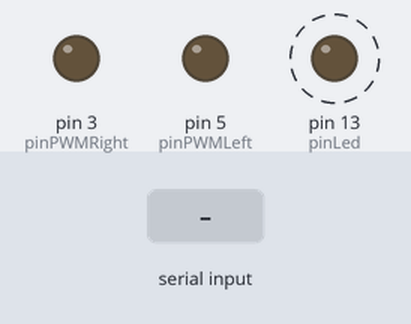
Bench run of a sketch on a simulated Arduino Uno, built with avr-gcc and run on an emulated ATmega328P. On the bench: output pins drawn as LEDs (lit = HIGH). Dashed ring = blinking. The test bench sets the inputs (shaded band).

Above: at 5.2 s.
5.3 s: "l90\n" received over the second serial link
At 6.8 s:
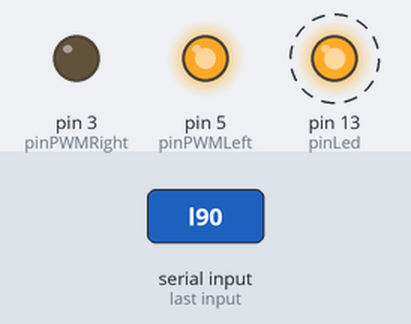
8.3 s: "r90\n" received over the second serial link
At 10.8 s:
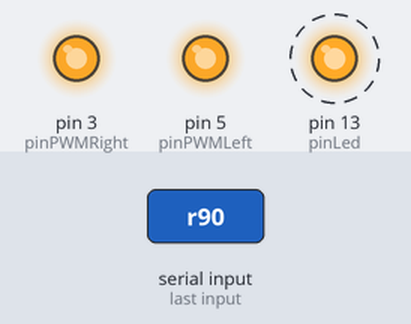
Timing chart, 0 to 17.3 s (numbered marks = the images above; inputs shaded):
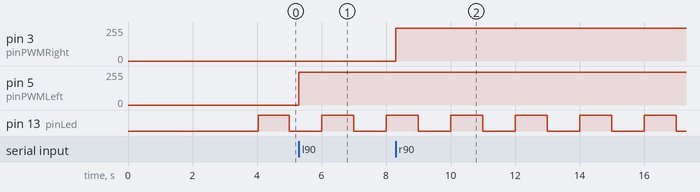

The sketch:

kajiradoubra.ino
```cpp
// (licence header left out)
#include <SoftwareSerial.h>

#define CMDMAXLEN 256

int hexCharToInt(char);
void handleSerialCommand();

const int pinLed = 13;
const int pinPWMLeft = 5;
const int pinPWMRight = 3;
SoftwareSerial BTSerial(10, 11); // (RX, TX)

struct _RepeatMode {
  char cmd[CMDMAXLEN];
  int cmdLen;
  int enabled;
  int pc;
  unsigned long time;
} repeatMode;


void setup() {
  // setup code, run once:
  pinMode(pinPWMLeft, OUTPUT);
  digitalWrite(pinPWMLeft, LOW);
  pinMode(pinPWMRight, OUTPUT);
  digitalWrite(pinPWMRight, LOW);
  repeatMode.enabled = (0==1);
  repeatMode.cmdLen = 0;
  Serial.begin(19200);
  pinMode(pinLed, OUTPUT);
  setupBT();
}

void loop() {
  // main code, run repeatedly:
  if (BTSerial.available()) {
    handleSerialCommand();
  }
  blink();
  if (repeatMode.enabled) {
    runRepeatCmd();
  }
}

void setupBT() {
  BTSerial.begin(9600);
  BTSerial.println("");
  delay(1000);
  while (BTSerial.available()) {
    Serial.write(BTSerial.read());
  }
  BTSerial.print("AT");
  delay(1000);
  while (BTSerial.available()) {
    Serial.write(BTSerial.read());
  }
  Serial.println("");
  BTSerial.print("AT+VERSION");
  delay(1000);
  while (BTSerial.available()) {
    Serial.write(BTSerial.read());
  }
  Serial.println("");
  BTSerial.print("AT+NAMEKajiraDouBra");
  delay(1000);
  while (BTSerial.available()) {
    Serial.write(BTSerial.read());
  }
  Serial.println("");
}

int pinLedStatus = 0;
void blink() {
  unsigned long current_time = millis();
  unsigned long N=2000;
  if (current_time % N < (N/2) && pinLedStatus == 0) {
    digitalWrite(pinLed, HIGH);
    pinLedStatus = 1;
  } else if (current_time % N >= (N/2) && pinLedStatus == 1) {
    digitalWrite(pinLed, LOW);
    pinLedStatus = 0;
  }
}

char serialCommandBuffer[CMDMAXLEN];
int serialCommandBufferLen = 0;
void handleSerialCommand() {
  while (BTSerial.available()) {
    serialCommandBuffer[serialCommandBufferLen]=BTSerial.read();
    serialCommandBufferLen++;
    if (serialCommandBufferLen >= sizeof(serialCommandBuffer)/sizeof(serialCommandBuffer[0])) {
      serialCommandBufferLen = 0;
    }
    serialCommandBuffer[serialCommandBufferLen] = '\0';
    if (serialCommandBufferLen <= 0) {
      continue;
    }
    repeatMode.enabled = (0==1);
    if (serialCommandBuffer[0] == 'l') {
      if (serialCommandBufferLen >= 2) {
        char levelChar = serialCommandBuffer[1];
	int level = hexCharToInt(levelChar);
        analogWrite(pinPWMLeft, (level*255)/63);
        serialCommandBufferLen = 0;
        serialCommandBuffer[serialCommandBufferLen] = '\0';
      }
    } else if (serialCommandBuffer[0] == 'r') {
      if (serialCommandBufferLen >= 2) {
        char levelChar = serialCommandBuffer[1];
	int level = hexCharToInt(levelChar);
        analogWrite(pinPWMRight, (level*255)/63);
        serialCommandBufferLen=0;
        serialCommandBuffer[serialCommandBufferLen]='\0';
      }
    } else if (serialCommandBuffer[0] == '(') {
      if (serialCommandBufferLen >= 2 && serialCommandBuffer[serialCommandBufferLen-1] == ')' ) {
        if (serialCommandBufferLen < CMDMAXLEN) {
	  for (int i=1; i<serialCommandBufferLen-1; i++) {
	    repeatMode.cmd[i-1] = serialCommandBuffer[i];
	  }
	  repeatMode.cmdLen = serialCommandBufferLen-2;
	  repeatMode.cmd[repeatMode.cmdLen] = '\0';
	  repeatMode.pc = 0;
	  repeatMode.time = millis();
	  repeatMode.enabled = (1==1);
          serialCommandBufferLen=0;
          serialCommandBuffer[serialCommandBufferLen]='\0';
	}
      }
    } else {
      serialCommandBufferLen=0;
      serialCommandBuffer[serialCommandBufferLen]='\0';
    }
  }
}

void runRepeatCmd() {
  if (repeatMode.cmd[repeatMode.pc] == 'l' && repeatMode.pc+1<repeatMode.cmdLen) {
    int level = hexCharToInt(repeatMode.cmd[repeatMode.pc+1]);
    analogWrite(pinPWMLeft, (level*255)/63);
    repeatMode.time = millis();
    repeatMode.pc+=2;
  } else if (repeatMode.cmd[repeatMode.pc] == 'r' && repeatMode.pc+1<repeatMode.cmdLen) {
    int level = hexCharToInt(repeatMode.cmd[repeatMode.pc+1]);
    analogWrite(pinPWMRight, (level*255)/63);
    repeatMode.time = millis();
    repeatMode.pc+=2;
  } else if (repeatMode.cmd[repeatMode.pc] == 's' && repeatMode.pc+1<repeatMode.cmdLen) {
    unsigned long level = 100*hexCharToInt(repeatMode.cmd[repeatMode.pc+1]);
    unsigned long current_time = millis();
    if (current_time - repeatMode.time >= level || current_time < repeatMode.time) {
      repeatMode.time = current_time;
      repeatMode.pc+=2;
    }
  } else if (repeatMode.cmd[repeatMode.pc] == 'e') {
    repeatMode.enabled = (0==1);
    repeatMode.time = millis();
    repeatMode.pc++;
  } else {
    repeatMode.pc++;
    repeatMode.time = millis();
  }
  if (repeatMode.pc >= repeatMode.cmdLen) {
    repeatMode.pc = 0;
  }
}

int hexCharToInt(char c) {
  int ret=0;
  if ('0' <= c && c <= '9') {
    ret = c-'0'+52;
  } else if ('A' <= c && c <= 'Z') {
    ret = c-'A';
  } else if ('a' <= c && c <= 'z') {
    ret = c-'a'+26;
  } else if (c == '+') {
    ret = 62;
  } else if (c == '/') {
    ret = 63;
  }
  return ret;
}
```

Measured:
- after the input at 5.3 s, pin 5 (pinPWMLeft): 0/255 → 246/255 at once
- after the input at 8.3 s, pin 3 (pinPWMRight): 0/255 → 246/255 at once
- by itself, pin 13 (pinLed): alternates HIGH for 1.0 s and LOW for 1.0 s
